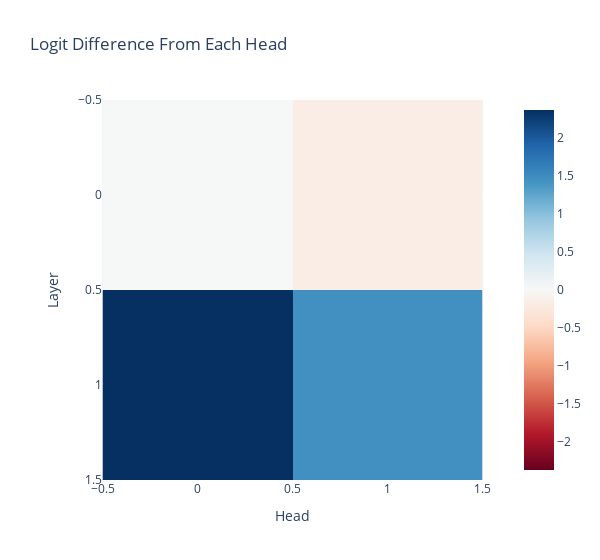

Write notebook code for a chart like this one.
### Markdown cell above
### Logit Difference From Each Head

### Code cell
per_head_residual, labels = cache.stack_head_results(
    layer=-1, pos_slice=-1, return_labels=True
)
per_head_residual = einops.rearrange(
    per_head_residual,
    "(layer head) ... -> layer head ...",
    layer=model.cfg.n_layers,
)
per_head_logit_diffs = residual_stack_to_logit_diff(
    per_head_residual,
    cache,
    logit_diff_directions,
)

plotly_utils.imshow(
    per_head_logit_diffs,
    labels={"x": "Head", "y": "Layer"},
    title="Logit Difference From Each Head",
    width=600,
)

### Figure 1 — Plotly figure (JSON) as saved in the notebook; plotly's stock layout.template omitted (floating-point values rounded to 4 significant figures)
{"data": [{"coloraxis": "coloraxis", "hovertemplate": "Head: %{x}<br>Layer: %{y}<br>color: %{z}<extra></extra>", "name": "0", "type": "heatmap", "xaxis": "x", "yaxis": "y", "z": [[0.01236, -0.169], [2.366, 1.452]]}], "layout": {"coloraxis": {"cmid": 0, "colorscale": [[0, "rgb(103,0,31)"], [0.1, "rgb(178,24,43)"], [0.2, "rgb(214,96,77)"], [0.3, "rgb(244,165,130)"], [0.4, "rgb(253,219,199)"], [0.5, "rgb(247,247,247)"], [0.6, "rgb(209,229,240)"], [0.7, "rgb(146,197,222)"], [0.8, "rgb(67,147,195)"], [0.9, "rgb(33,102,172)"], [1, "rgb(5,48,97)"]]}, "title": {"text": "Logit Difference From Each Head"}, "width": 600, "xaxis": {"anchor": "y", "constrain": "domain", "domain": [0, 1], "scaleanchor": "y", "title": {"text": "Head"}}, "yaxis": {"anchor": "x", "autorange": "reversed", "constrain": "domain", "domain": [0, 1], "title": {"text": "Layer"}}}}
